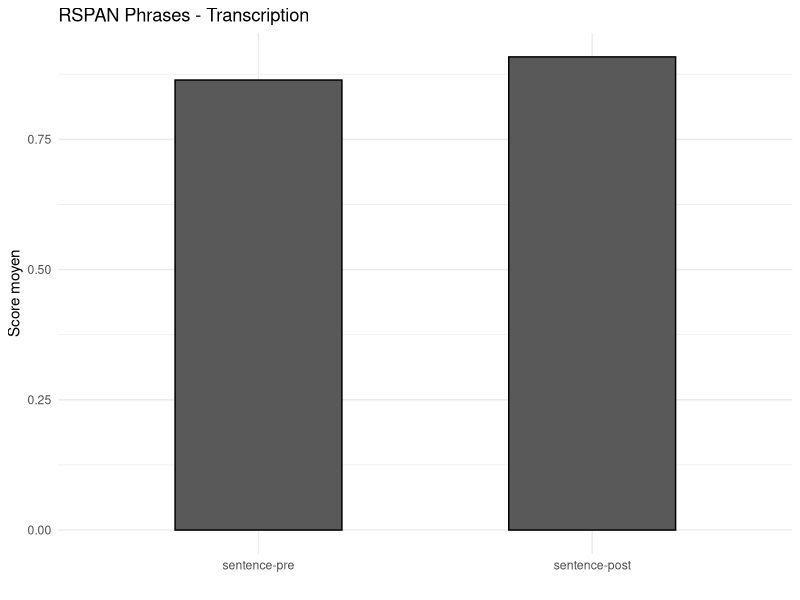
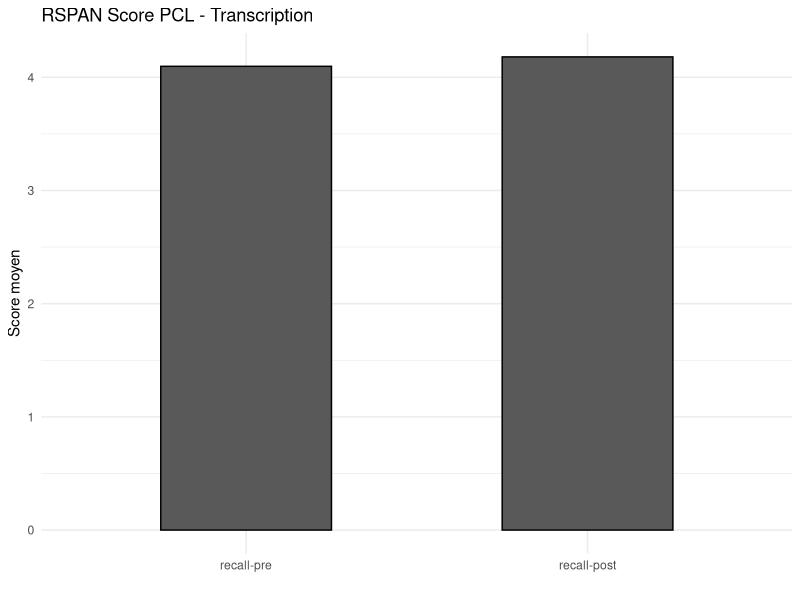
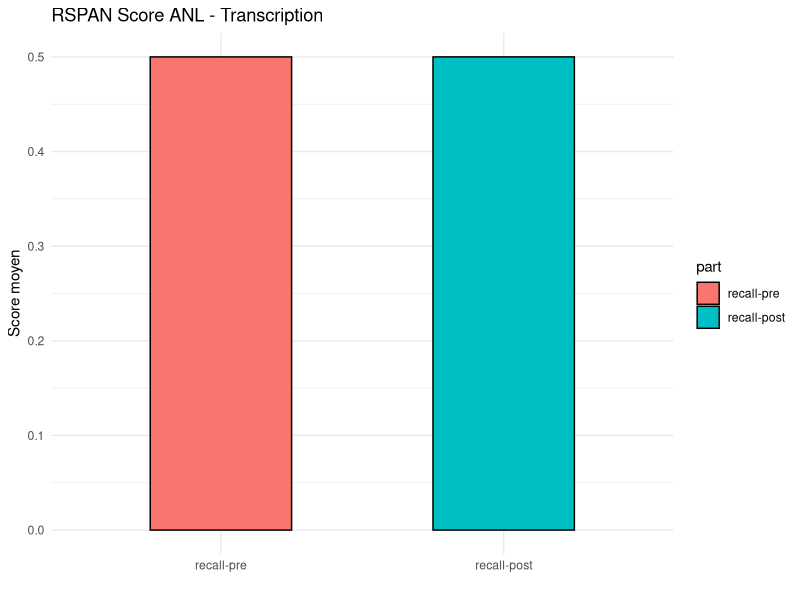
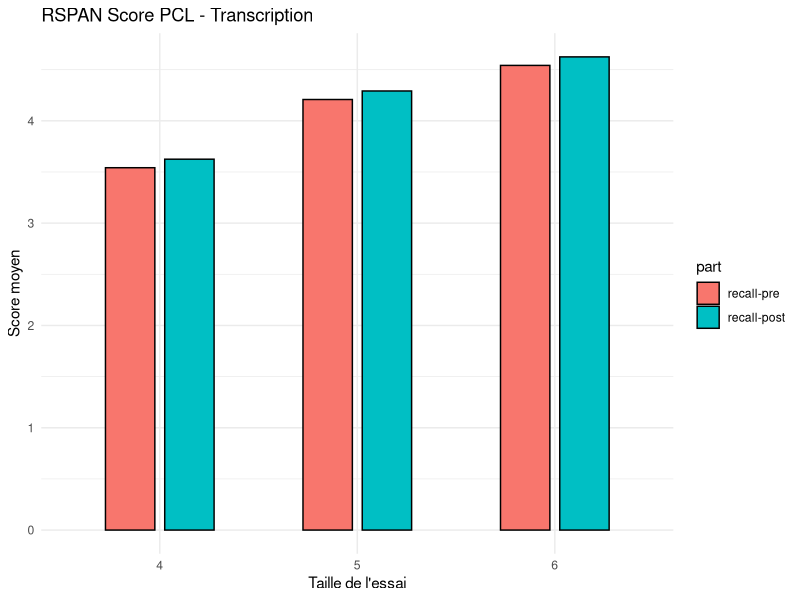

Here is the R script that generated these plots, in order:
library(tidyverse)

rspan <- read.csv2("./data/retran_rspan.csv", sep = ",")
rspan_scored <- read.csv2("./data/retran_rspan_scored.csv", sep = ",")
rspan <- rspan %>%
  select(subject_id, part, time_elapsed, rt, set_number, size, correct, letters_recalled, correct_letters) %>%
  filter(part != "") %>%
  filter(part != "instruction") %>%
  filter(part != "Pause") %>%
  filter(part != "Beep Beep Beep") %>%
  filter(part != "Audio") %>%
  filter(part != "Retranscription") %>%
  filter(part != "letter-pre") %>%
  filter(part != "letter-post")

rspan_wm <- rspan %>%
  filter(part != "sentence-pre")%>%
  filter(part != "sentence-post")

rspan_sent <- rspan %>%
  filter(part != "recall-pre")%>%
  filter(part != "recall-post")

sentences <- rspan_sent %>%
  group_by(part) %>%
  summarise(
    sentence_score = mean(correct)
  ) %>%
  arrange(desc(part))

sentences$part <- factor(sentences$part, levels = c("sentence-pre", "sentence-post"))

p1 <- ggplot(sentences, aes(part, sentence_score)) +
  geom_col(color="black", position = position_dodge(1), width=0.5) +
  theme_minimal() +
  xlab("Type de réponse") +
  ylab("Nombre moyen") +
  xlab("") +
  ylab("Score moyen") +
  ggtitle("RSPAN Phrases - Transcription")
p1

rspan_scored$PCU <- as.numeric(rspan_scored$PCU)

rspan_wm <- rspan_scored %>%
  group_by(part) %>%
  summarise(
    ANL = mean(ANL),
    PCL = mean(PCL)
  ) %>%
  arrange(desc(part))

rspan_wm$part <- factor(rspan_wm$part, levels = c("recall-pre", "recall-post"))

p2 <- ggplot(rspan_wm, aes(part, PCL)) +
  geom_col(color="black", position = position_dodge(1), width=0.5) +
  theme_minimal() +
  xlab("Type de réponse") +
  ylab("Nombre moyen") +
  xlab("") +
  ylab("Score moyen") +
  ggtitle("RSPAN Score PCL - Transcription")
p2

p3 <- ggplot(rspan_wm, aes(part, ANL, fill=part)) +
  geom_col(color="black", position = position_dodge(1), width=0.5) +
  theme_minimal() +
  xlab("Type de réponse") +
  ylab("Nombre moyen") +
  xlab("") +
  ylab("Score moyen") +
  ggtitle("RSPAN Score ANL - Transcription") 
p3


rspan_wm_parti <- rspan_scored %>%
  group_by(subjectid, part) %>%
  summarise(
    ANL = mean(ANL),
    PCL = mean(PCL)
  ) %>%
  arrange(subjectid, desc(part))

rspan_wm_size <- rspan_scored %>%
  group_by(part, size) %>%
  summarise(
    ANL = mean(ANL),
    PCL = mean(PCL)
  ) %>%
  arrange(size, desc(part))

rspan_wm_size$part <- factor(rspan_wm_size$part, levels = c("recall-pre", "recall-post"))
rspan_wm_size$size <- as.character(rspan_wm_size$size)

p4 <- ggplot(rspan_wm_size, aes(size, PCL, fill=part)) +
  geom_col(color="black", position = position_dodge(0.6), width=0.5) +
  theme_minimal() +
  xlab("Type de réponse") +
  ylab("Nombre moyen") +
  xlab("Taille de l'essai") +
  ylab("Score moyen") +
  ggtitle("RSPAN Score PCL - Transcription")
p4












